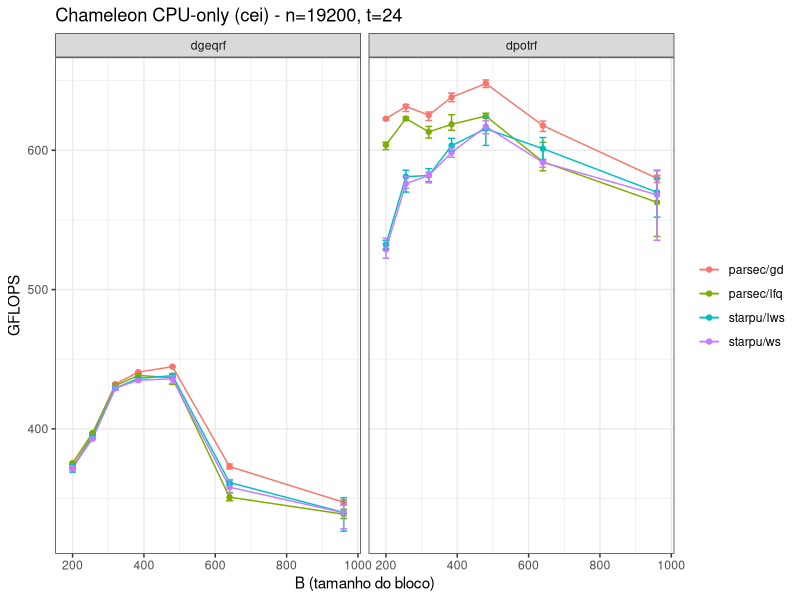
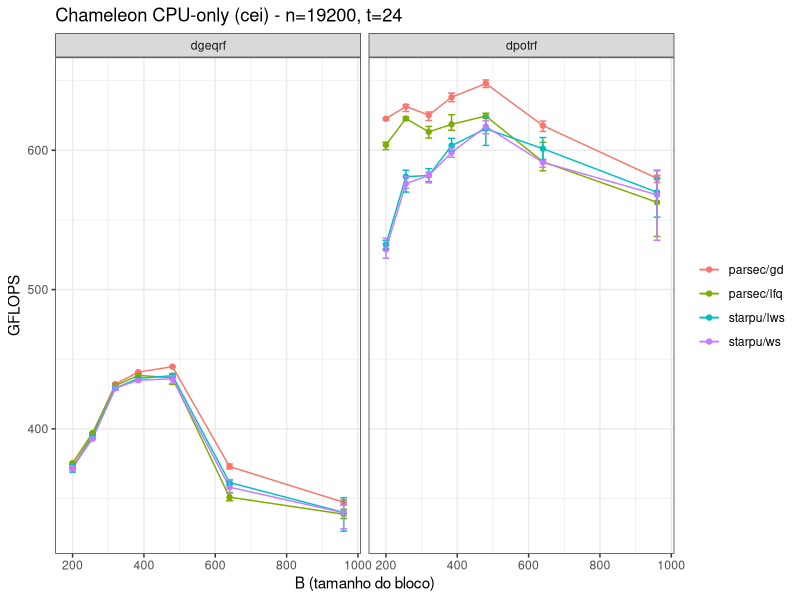

Reproduce these figures in R, in order.
library(ggplot2)
library(dplyr)
library(readr)

results <- read_csv("data/chameleon-runtimes_782086/results.csv",
  show_col_types = FALSE
)

agg <- results |>
  group_by(runtime, scheduler, algorithm, b) |>
  summarise(
    gflops_mean = mean(gflops),
    gflops_min = min(gflops),
    gflops_max = max(gflops),
    .groups = "drop"
  ) |>
  mutate(config = paste(runtime, scheduler, sep = "/"))

p <- ggplot(agg, aes(x = b, y = gflops_mean, color = config)) +
  geom_line() +
  geom_point() +
  geom_errorbar(aes(
    ymin = gflops_min,
    ymax = gflops_max
  ), width = 0.02 * max(agg$b)) +
  facet_wrap(~algorithm) +
  labs(
    x = "B (tamanho do bloco)", y = "GFLOPS", color = NULL,
    title = "Chameleon CPU-only (cei) - n=19200, t=24"
  ) +
  theme_bw()

dir.create("plots", showWarnings = FALSE)
ggsave("plots/gflops_vs_b_r.png", p, width = 10, height = 4, dpi = 140)
ggsave("plots/gflops_vs_b_r.pdf", p, width = 10, height = 4)
